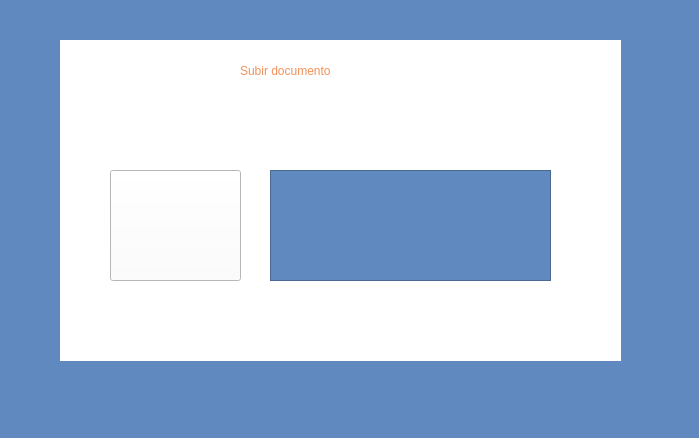
<?xml version="1.0" encoding="UTF-8"?>
<ui version="4.0">
 <class>CURSOS</class>
 <widget class="QWidget" name="CURSOS">
  <property name="geometry">
   <rect>
    <x>0</x>
    <y>0</y>
    <width>699</width>
    <height>438</height>
   </rect>
  </property>
  <property name="windowTitle">
   <string>Form</string>
  </property>
  <property name="styleSheet">
   <string notr="true">background-color: rgb(96, 137, 191);</string>
  </property>
  <widget class="QLabel" name="label">
   <property name="geometry">
    <rect>
     <x>60</x>
     <y>40</y>
     <width>561</width>
     <height>321</height>
    </rect>
   </property>
   <property name="styleSheet">
    <string notr="true">background-color: rgb(255, 255, 255);</string>
   </property>
   <property name="text">
    <string/>
   </property>
  </widget>
  <widget class="QLabel" name="nombreCursos">
   <property name="geometry">
    <rect>
     <x>240</x>
     <y>50</y>
     <width>201</width>
     <height>41</height>
    </rect>
   </property>
   <property name="styleSheet">
    <string notr="true">font: 700 18pt &quot;Segoe UI&quot;;
color: rgb(242, 144, 87);
background-color: rgb(255, 255, 255);</string>
   </property>
   <property name="text">
    <string>Subir documento</string>
   </property>
  </widget>
  <widget class="QPushButton" name="pushButton_2">
   <property name="geometry">
    <rect>
     <x>110</x>
     <y>170</y>
     <width>131</width>
     <height>111</height>
    </rect>
   </property>
   <property name="styleSheet">
    <string notr="true">background-color: rgb(255, 255, 255);</string>
   </property>
   <property name="text">
    <string/>
   </property>
   <property name="icon">
    <iconset>
     <normaloff>img/doc.png</normaloff>img/doc.png</iconset>
   </property>
   <property name="iconSize">
    <size>
     <width>200</width>
     <height>200</height>
    </size>
   </property>
  </widget>
  <widget class="QTextEdit" name="textEdit">
   <property name="geometry">
    <rect>
     <x>270</x>
     <y>170</y>
     <width>281</width>
     <height>111</height>
    </rect>
   </property>
  </widget>
 </widget>
 <resources/>
 <connections/>
</ui>
